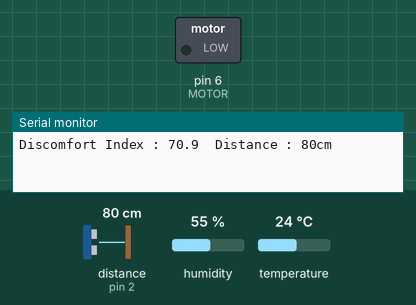
This sketch was run on a simulated Arduino Uno, built with avr-gcc and run on an emulated ATmega328P. Parts: switched loads named in the sketch (green lamp = pin HIGH), the last lines printed to the serial monitor. Wiring (inferred from the names in the program): ultrasonic range finder: trigger pin 3; echo pin 2. The inputs (shaded band) are chosen by the test bench; at power-on: distance to the obstacle (sensor on pin 2) 80 cm, temperature 24 °C, humidity 55 %. The echo pulse lasts 58.3 µs per cm; pins used as bus, display or sensor lines are not drawn.

Above: at 1.8 s.
1.9 s: distance to the obstacle (sensor on pin 2) set to 53 cm
5.2 s: distance to the obstacle (sensor on pin 2) set to 45 cm
At 8.2 s:
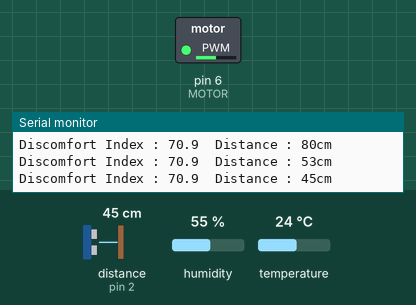
8.5 s: temperature set to 28 °C
At 10.4 s:
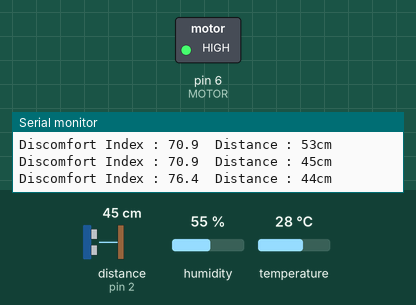
11.6 s: humidity set to 46 %
14.3 s: humidity set to 43 %
At 17.0 s:
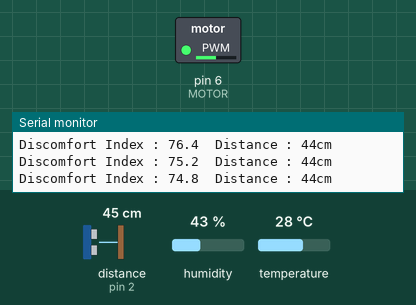
17.6 s: humidity set to 68 %
At 20.3 s:
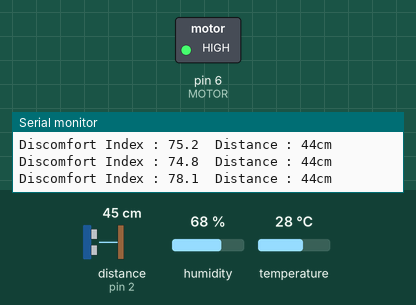
Timing chart, 0 to 21.6 s (numbered marks = the images above; inputs shaded):
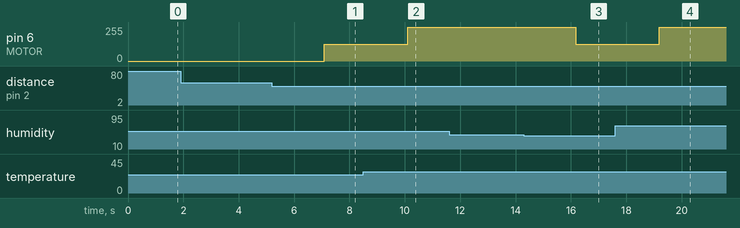

The sketch:

SENSOR_semiProject.ino
```cpp
#include <DHT.h>
#include <DHT_U.h>

#define ECHO 2
#define TRIG 3
#define DHTPIN 4
#define MOTOR 6
#define DHTTYPE DHT11 //온습도 센서 타입 선택

DHT dht(DHTPIN, DHTTYPE); //DHT 센서 초기화

 void setup() {
  // put your setup code here, to run once:
  pinMode(TRIG,OUTPUT);
  pinMode(ECHO, INPUT);
  pinMode(MOTOR, OUTPUT);
  Serial.begin(9600);
  dht.begin();
}

void loop() {
  // put your main code here, to run repeatedly:
digitalWrite(TRIG, HIGH); //펄스파 발생
  delayMicroseconds(10);
  digitalWrite(TRIG, LOW);  //펄스파 종료
  float humidity = dht.readHumidity(); //습도 데이터를 읽어와 변수에 저장
  float temperature = dht.readTemperature(); //온도 데이터를 읽어와 변수에 저장
  float di = (float)9/5*temperature-0.55*((float)1-humidity/100)*((float)9/5*temperature-26)+32; //불쾌지수를 계산하여 변수에 저장

  long duration = pulseIn(ECHO, HIGH);

  if(duration == 0) // 시간이 0 이면 종료
  {
    return;
  }

  long distance = duration / 58; //총 걸리는 시간을 58로 나눠 cm 단위로 거리 측정

  if (isnan(humidity) || isnan(temperature)) { //데이터를 읽어오지 못했을 경우 loop() 함수 출력
  Serial.println("Faild to read from DHT sensor!");
    return;
  }
  if(di >= 75 && distance <= 50){ //불쾌지수 75이상이고 초음파 센서와 사람 간 거리가 50cm이하 일 때 최대 속력
  analogWrite(MOTOR, 255);
}
  else if(di >= 70 && distance <= 50){ //불쾌지수 70이상이고 초음파 센서와 사람 간 거리가 50cm이하 일 때 1/2  속력
  analogWrite(MOTOR, 127);
}
  else{
  analogWrite(MOTOR, 0);
}
  Serial.print("Discomfort Index : ");
  Serial.print(di,1); //소수 첫째 자리까지 불쾌지수 출력
  Serial.print("\tDistance : ");
  Serial.print(distance,1); //소수 첫째 자리까지 거리 출력
  Serial.println("cm");
  delay(2000);
}
```

Measured:
- the behaviour switches between 51 and 50 cm on distance to the obstacle (sensor on pin 2) (found by bisection; images 0 and 1)
- the behaviour switches between 26 and 27 °C on temperature (found by bisection; images 1 and 2)
- the behaviour switches between 45 and 44 % on humidity (found by bisection; images 2 and 3)
- after the input at 5.2 s, pin 6 (MOTOR): 0/255 → 127/255 after 1.9 s
- after the input at 8.5 s, pin 6 (MOTOR): 127/255 → 255/255 after 1.6 s
- after the input at 14.3 s, pin 6 (MOTOR): 255/255 → 127/255 after 1.9 s
- after the input at 17.6 s, pin 6 (MOTOR): 127/255 → 255/255 after 1.6 s
